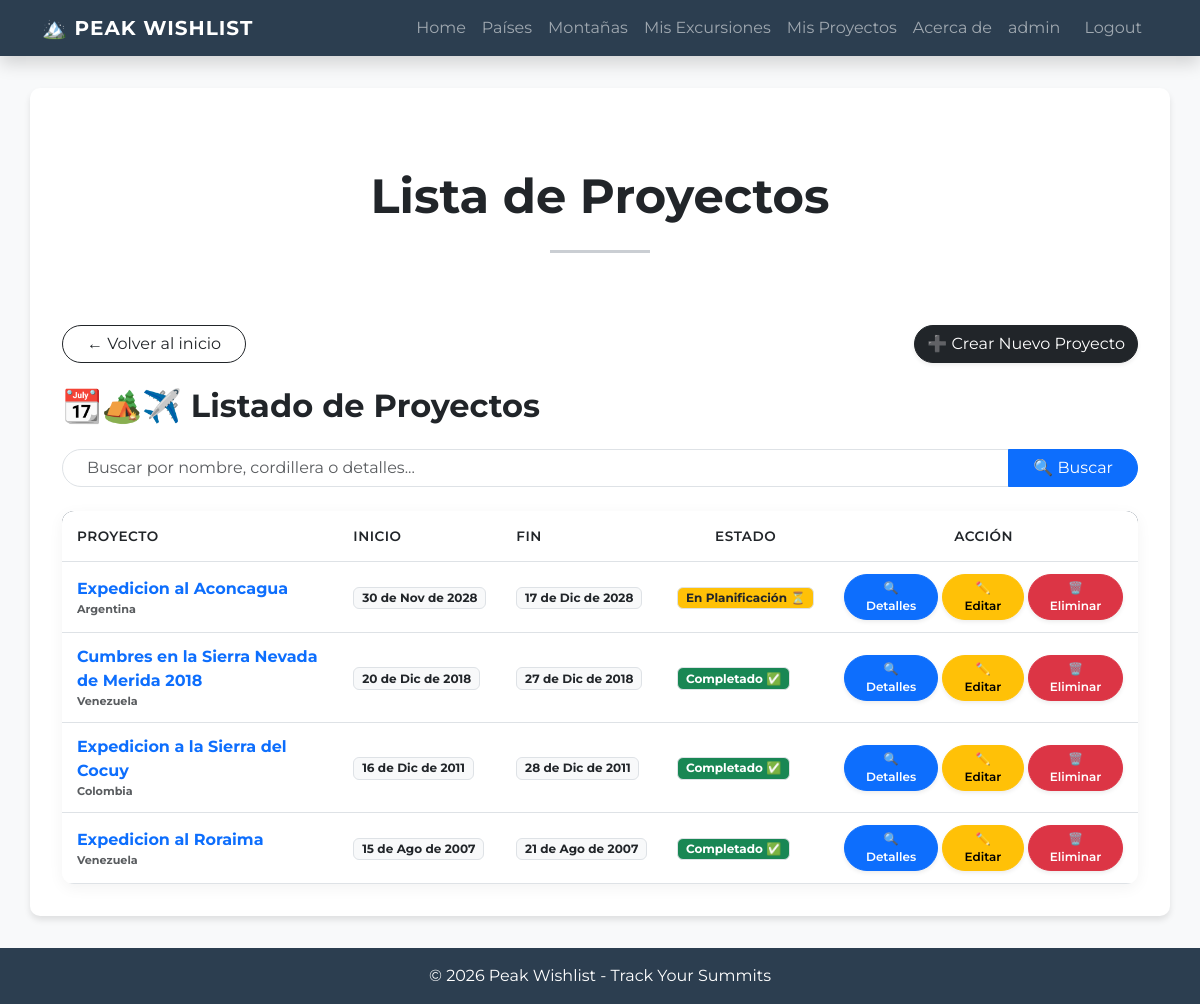
The page /proyectos/ (signed in) on the database as committed earlier.
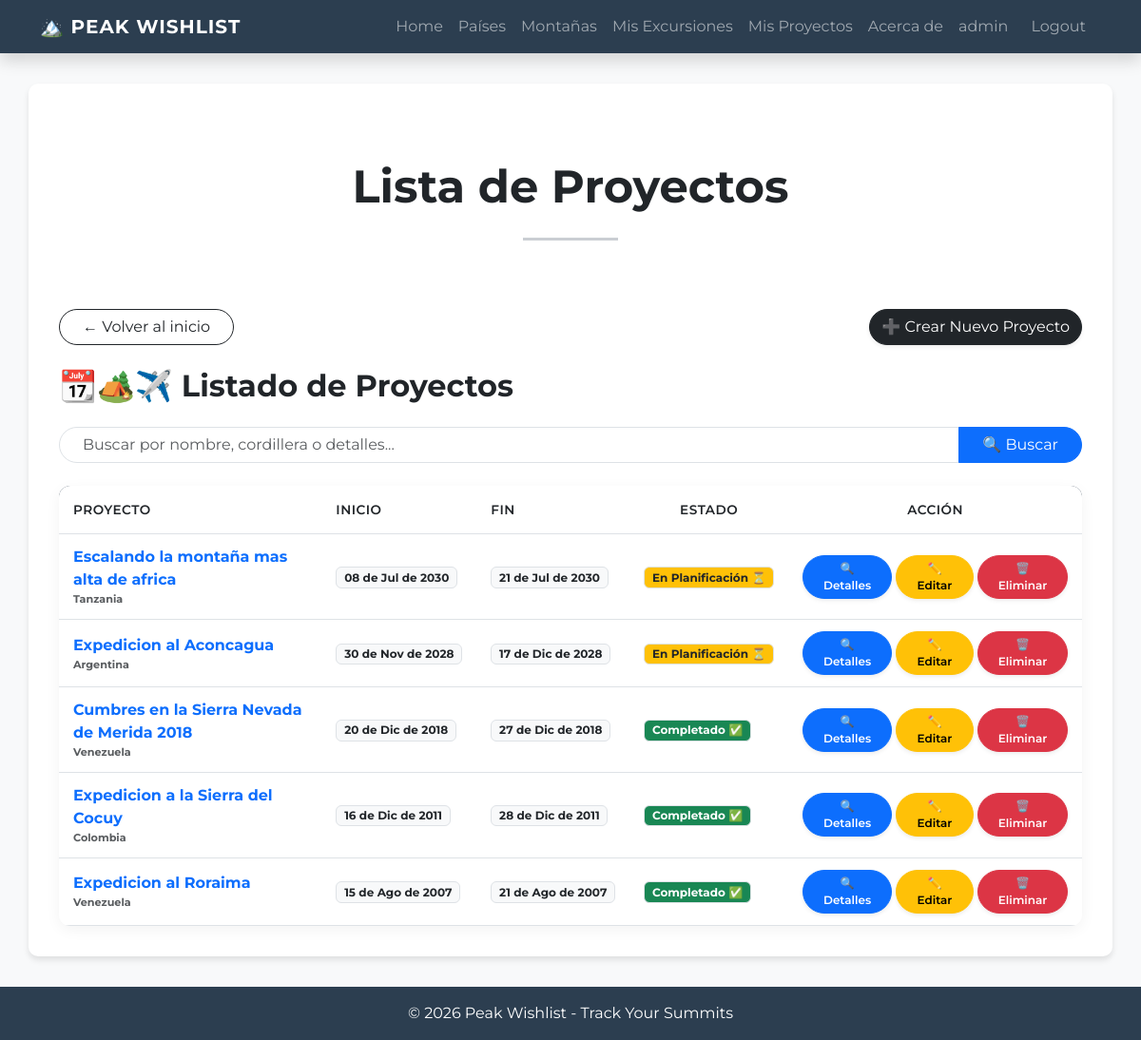
The same page on the database as committed later.
### peak_wishlist/models.py (models this page shows, shortened)
class Proyecto(models.Model):
    class Estado(models.TextChoices):
        PLANIFICADO = 'Planificado'
        COMPLETADO = 'Cumbre/Completado'
    nombre = models.CharField(max_length=250, null=False, blank=False)
    pais_destino = models.ForeignKey(Pais, on_delete=models.PROTECT, null=False, blank=False)
    usuario = models.ForeignKey(User,  on_delete=models.CASCADE, null = False)
    fecha_inicio = models.DateField(null=False, blank=False)
    fecha_fin = models.DateField(null=False, blank=False)
    presupuesto_general = MoneyField(max_digits=8, decimal_places=0, null=False, blank=False)
    companeros = models.TextField(max_length=250, null=False, blank=False)
    estado = models.CharField(choices=Estado.choices, max_length=20, null=False, blank=True)

class Pais(models.Model):
    class Continente(models.TextChoices):
        AMERICA = 'America'
        EUROPA = 'Europa'
        AFRICA = 'Africa'
        OCEANIA = 'Oceania'
        ASIA = 'Asia'
    nombre = models.CharField(max_length= 50)
    continente = models.CharField(max_length=20, choices=Continente.choices, null=False)
    def __str__(self) -> str:
        return  f"{self.nombre}"
    class Meta:
        verbose_name="Pais"
        verbose_name_plural="Paises"

### peak_wishlist/views/proyecto.py (the view)
# urls.py: path("proyectos/", proyecto.ProyectoList.as_view(), name="proyectos"),
class ProyectoList(ListView):
    model = Proyecto
    template_name = "peak_wishlist/proyectos.html"
    context_object_name = "proyectos"
    paginate_by = 10
    def get_queryset(self) -> QuerySet[Any]:
        queryset = Proyecto.objects.all().order_by("-fecha_inicio")
        query = self.request.GET.get("q")
        if query:
            queryset = queryset.filter(Q(nombre__icontains=query) | Q(pais_destino__nombre__icontains=query))
        return queryset
    def get_context_data(self, **kwargs: Any) -> dict[str, Any]:
        context = super().get_context_data(**kwargs)
        context["url_volver"] = reverse_lazy("peak_wishlist:index")
        context["volver_label"] = "Volver al inicio"
        return context

### peak_wishlist/templates/peak_wishlist/proyectos.html (shortened to what this page needs)
{% extends 'peak_wishlist/base.html' %}
{% block contenido %}
<div class="text-center py-5">
<h3 class="display-5 fw-bold text-dark">Lista de Proyectos</h3>
<hr class="my-4 mx-auto" style="width: 100px; border-top: 3px solid #2c3e50;">
</div>
<div class="d-flex flex-column flex-md-row align-items-start justify-content-between gap-3 mb-4">
    <a href="{{ url_volver }}" class="btn btn-outline-dark rounded-pill px-4">
        ← {{ volver_label }}
    </a>
    <a href="{% url 'peak_wishlist:registrar_proyecto' %}" class="btn btn-dark rounded-pill shadow-sm">
        ➕ Crear Nuevo Proyecto
    </a>
</div>
<h2 class="mb-4 text-dark fw-bold">📆🏕️✈️ Listado de Proyectos</h2>
{% include 'peak_wishlist/componentes/search_bar.html' %}
<div class="table-container-custom table-responsive">
    <table class="table table-custom mb-0">
        <thead>
            <tr>
                <th>Proyecto</th>
                <th>Inicio</th>
                <th>Fin</th>
                <th class="text-center">Estado</th>
                <th class="text-center">Acción</th>
            </tr>
        </thead>
        <tbody>
            {% for proyecto in proyectos %}
            <tr>
                <td class="fw-bold text-primary">
                    <div class="fw-bold text-primary">{{ proyecto.nombre }}</div>
                    <div class="text-muted small" style="font-size: 0.7rem;">{{ proyecto.pais_destino }}</div>
                </td>
                <td>
                    <span class="badge bg-light text-dark border">
                        {{ proyecto.fecha_inicio|date:"d \d\e M \d\e Y" }}
                    </span>
                </td>
                <td>
                    <span class="badge bg-light text-dark border">
                        {{ proyecto.fecha_fin|date:"d \d\e M \d\e Y" }}
                    </span>
                </td>
                <td>
                    <span class="badge {% if proyecto.estado == 'Cumbre/Completado' %}bg-success{% else %}bg-warning text-dark{% endif %} border">
                        {% if  proyecto.estado == "Cumbre/Completado" %}
                            Completado ✅
                        {% else %}
                            En Planificación ⏳
                        {% endif %}
                    </span>
                </td>
                <td class="text-center">
                    <div class="btn-group" role="group">
                        <a href="{% url 'peak_wishlist:proyecto_detail' proyecto.pk %}"
                           class="btn btn-sm btn-primary rounded-pill shadow-sm px-3"
                           style="font-size: 0.75rem; font-weight: 600;">
                            🔍 Detalles
                        </a>
                        <a href="{% url 'peak_wishlist:proyecto_update' proyecto.pk %}"
                           class="btn btn-sm btn-warning rounded-pill shadow-sm px-3 ms-1"
                           style="font-size: 0.75rem; font-weight: 600;">
                            ✏️ Editar
                        </a>
                        <a href="{% url 'peak_wishlist:proyecto_delete' proyecto.pk %}"
                           class="btn btn-sm btn-danger rounded-pill shadow-sm px-3 ms-1"
                           style="font-size: 0.75rem; font-weight: 600;">
                            🗑️ Eliminar
                        </a>
                    </div>
                </td>
            </tr>
            {% empty %}
            <tr>
                <td colspan="7" class="text-center py-4 text-muted">
                    No hay Proyectos registrados todavía.
                </td>
            </tr>
            {% endfor %}
        </tbody>
    </table>
</div>
{% endblock contenido %}

### peak_wishlist/templates/peak_wishlist/base.html (shortened to what this page needs)
<!doctype html>
<html lang="es">
  <head>
    <link href="https://cdn.jsdelivr.net/npm/bootstrap@5.3.0/dist/css/bootstrap.min.css" rel="stylesheet">
  </head>
  <body class="d-flex flex-column min-vh-100">
    {% include 'peak_wishlist/componentes/navbar.html' %}
    <main class="container main-container">
        {% block contenido %}
        {% endblock contenido %}
    </main>
    <footer class="text-center mt-auto">
      <div class="container">
        <p class="mb-0">&copy; 2026 Peak Wishlist - Track Your Summits</p>
      </div>
    </footer>
  </body>
</html>

### peak_wishlist/templates/peak_wishlist/componentes/navbar.html (shortened to what this page needs)
   <nav class="navbar navbar-expand-lg navbar-dark shadow">
      <div class="container">
        <a class="navbar-brand" href="{% url 'peak_wishlist:index' %}">
          🏔️ PEAK WISHLIST
        </a>
        <div class="collapse navbar-collapse" id="navbarNav">
          <ul class="navbar-nav ms-auto">
            <li class="nav-item">
              <a class="nav-link" href="{% url 'peak_wishlist:index' %}">Home</a>
            </li>
            <li class="nav-item">
              <a class="nav-link" href="{% url 'peak_wishlist:paises' %}">Países</a>
            </li>
            <li class="nav-item">
              <a class="nav-link" href="{% url 'peak_wishlist:montanas' %}">Montañas</a>
            </li>
            {% if user.is_authenticated %}
                <li class="nav-item">
                <a class="nav-link" href="{% url 'peak_wishlist:excursiones' %}">Mis Excursiones</a>
                </li>
                <li class="nav-item">
                <a class="nav-link" href="{% url 'peak_wishlist:proyectos' %}">Mis Proyectos</a>
                </li>
             {% endif %}
            <li class="nav-item">
             <a class="nav-link" href="#">Acerca de</a>
            </li>
            {% if user.is_authenticated %}
                <li class="nav-item">
                    <a class="nav-link" href="{% url 'peak_wishlist:profile' %}">{{ user.username }}</a>
                </li>
                <li class="nav-item">
                    <form id="logout-form" action="{% url 'peak_wishlist:logout' %}" method="post" class="d-inline">
                        <button type="submit" class="nav-link btn btn-link text-decoration-none" style="padding: 0.5rem 1rem;">
                            Logout
                        </button>
                    </form>
                </li>
            {% else %}
                <li class="nav-item">
                <a class="nav-link" href="{% url 'peak_wishlist:login' %}"">Login | Registrate</a>
                </li>
            {% endif %}
          </ul>
        </div>
      </div>
    </nav>

### peak_wishlist/templates/peak_wishlist/componentes/search_bar.html (shortened to what this page needs)
<form method="GET" class="mb-4">
    <div class="input-group">
        <input type="text"
               name="q"
               class="form-control rounded-pill-start ps-4"
               placeholder="Buscar por nombre, cordillera o detalles..."
               value="{{ request.GET.q }}">
        <button class="btn btn-primary rounded-pill-end px-4" type="submit">
            🔍 Buscar
        </button>
    </div>
</form>

### peak_wishlist/templates/peak_wishlist/base.html (style rules this page uses)
body { font-family: 'Montserrat', sans-serif; background-color: #f8f9fa; }
.navbar { background-color: #2c3e50 !important; }
.navbar-brand { font-weight: 700; letter-spacing: 1px; }
.main-container { min-height: 80vh; margin-top: 2rem; margin-bottom: 2rem; background: white; padding: 2rem; border-radius: 10px; box-shadow: 0 4px 6px rgba(0,0,0,0.1); }
footer { background-color: #2c3e50; color: white; padding: 1rem 0; margin-top: auto; }
.table-container-custom { background: white; border-radius: 12px; overflow: hidden; box-shadow: 0 4px 15px rgba(0,0,0,0.05); }
.table-custom thead { background-color: #2c3e50; color: white; }
.table-custom th { font-weight: 600; text-transform: uppercase; font-size: 0.85rem; letter-spacing: 0.5px; padding: 15px !important; }
.table-custom td { padding: 12px 15px !important; vertical-align: middle; }
.btn-sm.rounded-pill { transition: all 0.3s ease; }

### peak_wishlist/templates/peak_wishlist/componentes/search_bar.html (style rules this page uses)
.rounded-pill-start { border-radius: 50px 0 0 50px !important; }
.rounded-pill-end { border-radius: 0 50px 50px 0 !important; }

Rows that differ between the two databases and show on the page:
added Proyecto: nombre "Escalando la montaña mas alta de africa", pais_destino "Tanzania", fecha_inicio "08 de Jul de 2030", fecha_fin "21 de Jul de 2030", estado "En Planificación ⏳"
